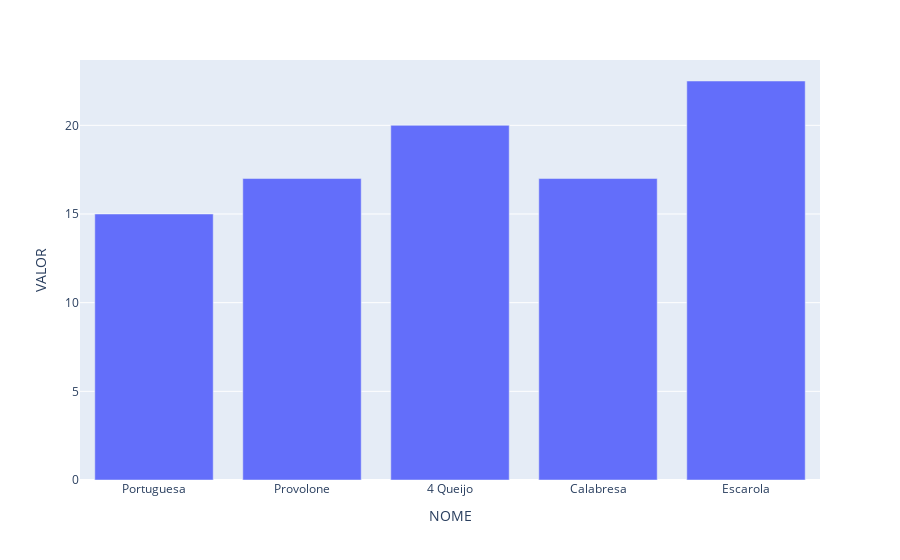

The cell this chart's notebook holds for it:
### Code cell
fig = plex.bar(dados,x='NOME',y='VALOR')
fig.show()
print("Após análise, vemos que a pizza mais cara é de Escarola, no valor de R$22,50")

### Figure 1 — Plotly figure (JSON) as saved in the notebook; plotly's stock layout.template omitted (floating-point values rounded to 4 significant figures)
{"data": [{"alignmentgroup": "True", "hovertemplate": "NOME=%{x}<br>VALOR=%{y}<extra></extra>", "legendgroup": "", "marker": {"color": "#636efa", "pattern": {"shape": ""}}, "name": "", "offsetgroup": "", "orientation": "v", "showlegend": false, "textposition": "auto", "type": "bar", "x": ["Portuguesa", "Provolone", "4 Queijo", "Calabresa", "Escarola"], "xaxis": "x", "y": [15, 17, 20, 17, 22.5], "yaxis": "y"}], "layout": {"autosize": true, "barmode": "relative", "legend": {"tracegroupgap": 0}, "margin": {"t": 60}, "xaxis": {"anchor": "y", "autorange": true, "domain": [0, 1], "range": [-0.5, 4.5], "title": {"text": "NOME"}, "type": "category"}, "yaxis": {"anchor": "x", "autorange": true, "domain": [0, 1], "range": [0, 23.68], "title": {"text": "VALOR"}, "type": "linear"}}}
